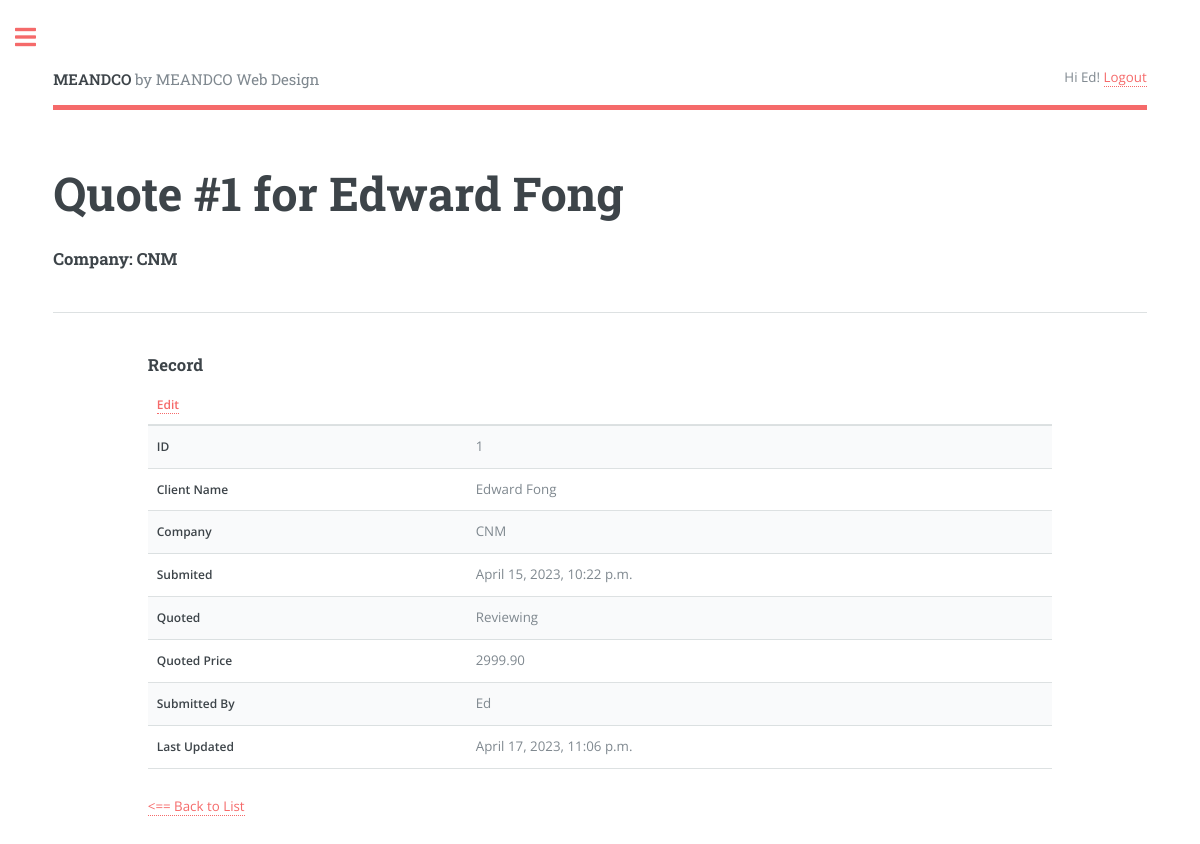
The page /quote/1/ (signed in) on the database as committed earlier.
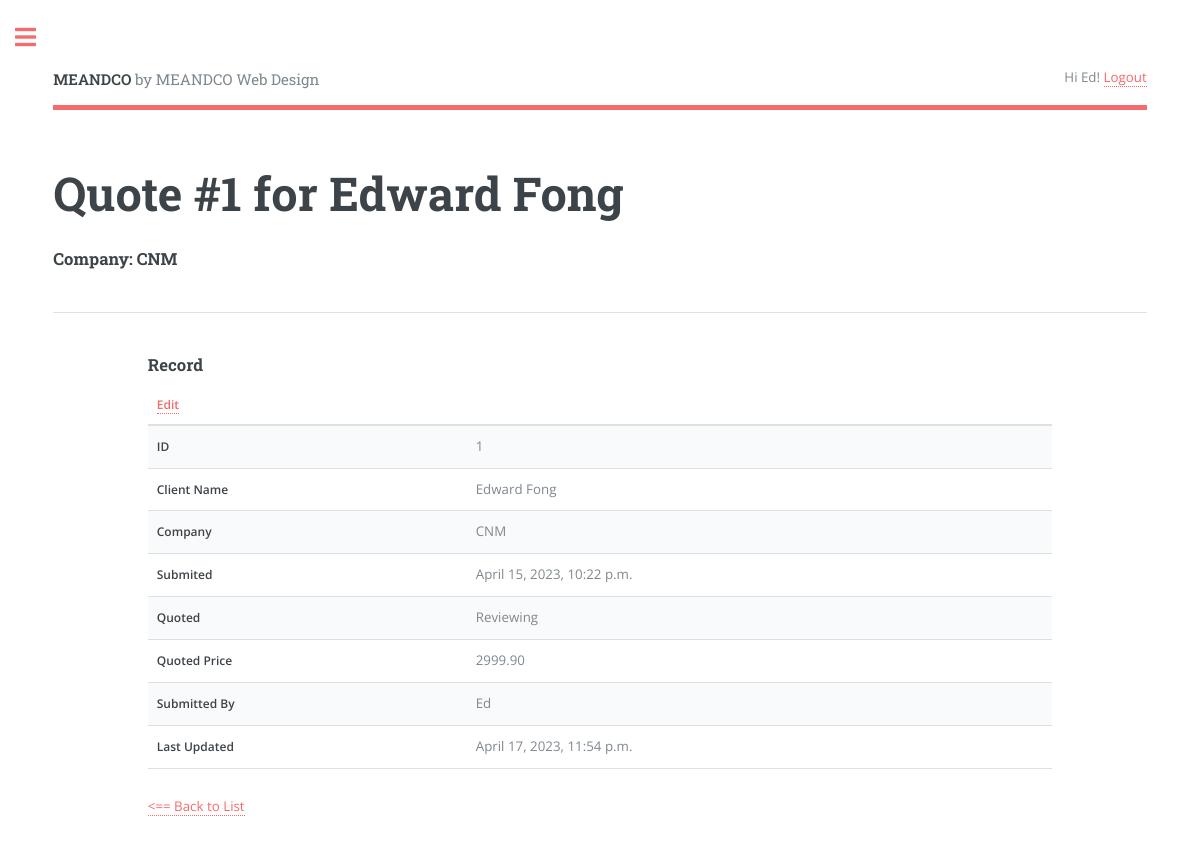
The same page on the database as committed later.
### quote/models.py (models this page shows, shortened)
class Quote(models.Model):
    class Status(models.TextChoices):
        PENDING = 'Pending'
        REVIEWING = 'Reviewing'
        APPROVED = 'Approved'
    class Priority(models.TextChoices):
        URGENT  = 'UG', _('Urgent - 1 to week or less')
        NORMAL  = 'NM', _('Normal - 2 to 4 weeks')
        LOW     = 'LW', _('Low - Still Researching')
    name = models.CharField(max_length=250)
    requester = models.ForeignKey(User,
                                  on_delete=models.CASCADE, related_name='quotes')
    position = models.CharField(max_length=250, null=True,
                                blank=True)
    company = models.CharField(max_length=250, null=True,
                               blank=True)
    address = models.CharField(max_length=250, null=True,
                               blank=True)
    phone = models.CharField(max_length=30)
    email = models.EmailField(max_length=250)
    web_address = models.CharField(max_length=250, null=True,
                                   blank=True)
    description = models.TextField()
    created = models.DateTimeField(auto_now_add=True)
    updated = models.DateTimeField(auto_now=True)
    stat = models.CharField(max_length=20,
                              choices=Status.choices,
                              default=Status.PENDING)
    priority = models.CharField(max_length=2,
                                choices=Priority.choices,
                                default=Priority.NORMAL)
    quoted_price = models.DecimalField(max_digits=250,decimal_places=2,
                                    null=True, blank=True)
    jobfile = models.FileField(upload_to="jobfiles/", null=True, blank=True)
    class Meta:
        ordering = ['created']
        indexes = [
            models.Index(fields=['created'])
        ]

### quote/views.py (the view)
# urls.py: path('quote/<int:quote_id>/', views.quote_detail, name='quote_detail'),
@login_required(login_url='login')
def quote_detail(request, quote_id):
    quote = get_object_or_404(Quote, pk=quote_id)
    context = {'quote': quote}
    return render(request, 'quote/quote_detail.html', context)

### quote/templates/quote/quote_detail.html (shortened to what this page needs)
{% extends "base.html" %}
{% block header %}Quote #{{ quote.id }} for {{ quote.name }}{% endblock %}
{% block h4 %}Company: {{ quote.company }}{% endblock h4 %}
{% block content %}
  <h3>Record</h3>
    <div class="table-wrapper">
        <table>
            <thead>
            <tr>
                {% if request.user.is_superuser %}<th><a href="{% url 'quote_edit' quote.id %}">Edit<a/></th>{% endif %}
            </tr>
            </thead>
            <tbody>
                <tr>
                    <th>ID</th><td>{{ quote.id }}</td>
                </tr>
                <tr>
                    <th>Client Name</th><td>{{ quote.name }}</td>
                </tr>
                <tr>
                    <th>Company</th><td>{{ quote.company }} </td>
                </tr>
                <tr>
                    <th>Submited</th><td>{{ quote.created }}</td>
                </tr>
                <tr>
                    <th>Quoted</th><td>{{ quote.stat }}</td>
                </tr>
                <tr>
                    <th>Quoted Price</th><td>{% if quote.quoted_price  %}{{ quote.quoted_price }} {% else %}--{% endif %}</td>
                </tr>
                <tr>
                    <th>Submitted By</th><td>{{ quote.requester | title }}</td>
                </tr>
                <tr>
                    <th>Last Updated</th><td>{{ quote.updated }}</td>
                </tr>
          </tbody>
        </table>
        <p><a href="{% url 'quotes_list' %}"><== Back to List</a></p>
     </div>
{% endblock %}

Rows that differ between the two databases and show on the page:
changed Quote "Edward Fong": updated "April 17, 2023, 11:06 p.m." → "April 17, 2023, 11:54 p.m."
